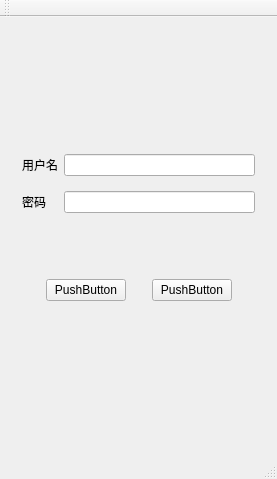
<?xml version="1.0" encoding="UTF-8"?>
<ui version="4.0">
 <class>MainWindow</class>
 <widget class="QMainWindow" name="MainWindow">
  <property name="geometry">
   <rect>
    <x>0</x>
    <y>0</y>
    <width>277</width>
    <height>479</height>
   </rect>
  </property>
  <property name="windowTitle">
   <string>MainWindow</string>
  </property>
  <widget class="QWidget" name="centralWidget">
   <layout class="QVBoxLayout" name="verticalLayout">
    <item>
     <widget class="QWidget" name="widget" native="true">
      <layout class="QHBoxLayout" name="horizontalLayout">
       <item>
        <spacer name="horizontalSpacer">
         <property name="orientation">
          <enum>Qt::Horizontal</enum>
         </property>
         <property name="sizeHint" stdset="0">
          <size>
           <width>77</width>
           <height>20</height>
          </size>
         </property>
        </spacer>
       </item>
       <item>
        <widget class="QLabel" name="label">
         <property name="maximumSize">
          <size>
           <width>200</width>
           <height>140</height>
          </size>
         </property>
         <property name="text">
          <string/>
         </property>
         <property name="pixmap">
          <pixmap>image/1.jpg</pixmap>
         </property>
         <property name="scaledContents">
          <bool>true</bool>
         </property>
        </widget>
       </item>
       <item>
        <spacer name="horizontalSpacer_2">
         <property name="orientation">
          <enum>Qt::Horizontal</enum>
         </property>
         <property name="sizeHint" stdset="0">
          <size>
           <width>76</width>
           <height>20</height>
          </size>
         </property>
        </spacer>
       </item>
      </layout>
     </widget>
    </item>
    <item>
     <widget class="QWidget" name="widget_2" native="true">
      <layout class="QGridLayout" name="gridLayout">
       <item row="1" column="1">
        <widget class="QLineEdit" name="lineEdit_2"/>
       </item>
       <item row="0" column="0">
        <widget class="QLabel" name="label_2">
         <property name="text">
          <string>用户名</string>
         </property>
        </widget>
       </item>
       <item row="0" column="1">
        <widget class="QLineEdit" name="lineEdit"/>
       </item>
       <item row="1" column="0">
        <widget class="QLabel" name="label_3">
         <property name="text">
          <string>密码</string>
         </property>
        </widget>
       </item>
      </layout>
     </widget>
    </item>
    <item>
     <widget class="QWidget" name="widget_3" native="true">
      <layout class="QHBoxLayout" name="horizontalLayout_2">
       <item>
        <spacer name="horizontalSpacer_3">
         <property name="orientation">
          <enum>Qt::Horizontal</enum>
         </property>
         <property name="sizeHint" stdset="0">
          <size>
           <width>2</width>
           <height>20</height>
          </size>
         </property>
        </spacer>
       </item>
       <item>
        <widget class="QPushButton" name="pushButton">
         <property name="text">
          <string>PushButton</string>
         </property>
        </widget>
       </item>
       <item>
        <spacer name="horizontalSpacer_5">
         <property name="orientation">
          <enum>Qt::Horizontal</enum>
         </property>
         <property name="sizeType">
          <enum>QSizePolicy::Fixed</enum>
         </property>
         <property name="sizeHint" stdset="0">
          <size>
           <width>20</width>
           <height>20</height>
          </size>
         </property>
        </spacer>
       </item>
       <item>
        <widget class="QPushButton" name="pushButton_2">
         <property name="text">
          <string>PushButton</string>
         </property>
        </widget>
       </item>
       <item>
        <spacer name="horizontalSpacer_4">
         <property name="orientation">
          <enum>Qt::Horizontal</enum>
         </property>
         <property name="sizeHint" stdset="0">
          <size>
           <width>0</width>
           <height>20</height>
          </size>
         </property>
        </spacer>
       </item>
      </layout>
     </widget>
    </item>
    <item>
     <widget class="SmallWidget" name="widget_4" native="true"/>
    </item>
   </layout>
  </widget>
  <widget class="QMenuBar" name="menuBar">
   <property name="geometry">
    <rect>
     <x>0</x>
     <y>0</y>
     <width>277</width>
     <height>26</height>
    </rect>
   </property>
  </widget>
  <widget class="QToolBar" name="mainToolBar">
   <attribute name="toolBarArea">
    <enum>TopToolBarArea</enum>
   </attribute>
   <attribute name="toolBarBreak">
    <bool>false</bool>
   </attribute>
  </widget>
  <widget class="QStatusBar" name="statusBar"/>
 </widget>
 <layoutdefault spacing="6" margin="11"/>
 <customwidgets>
  <customwidget>
   <class>SmallWidget</class>
   <extends>QWidget</extends>
   <header location="global">smallwidget.h</header>
   <container>1</container>
  </customwidget>
 </customwidgets>
 <resources/>
 <connections/>
</ui>
